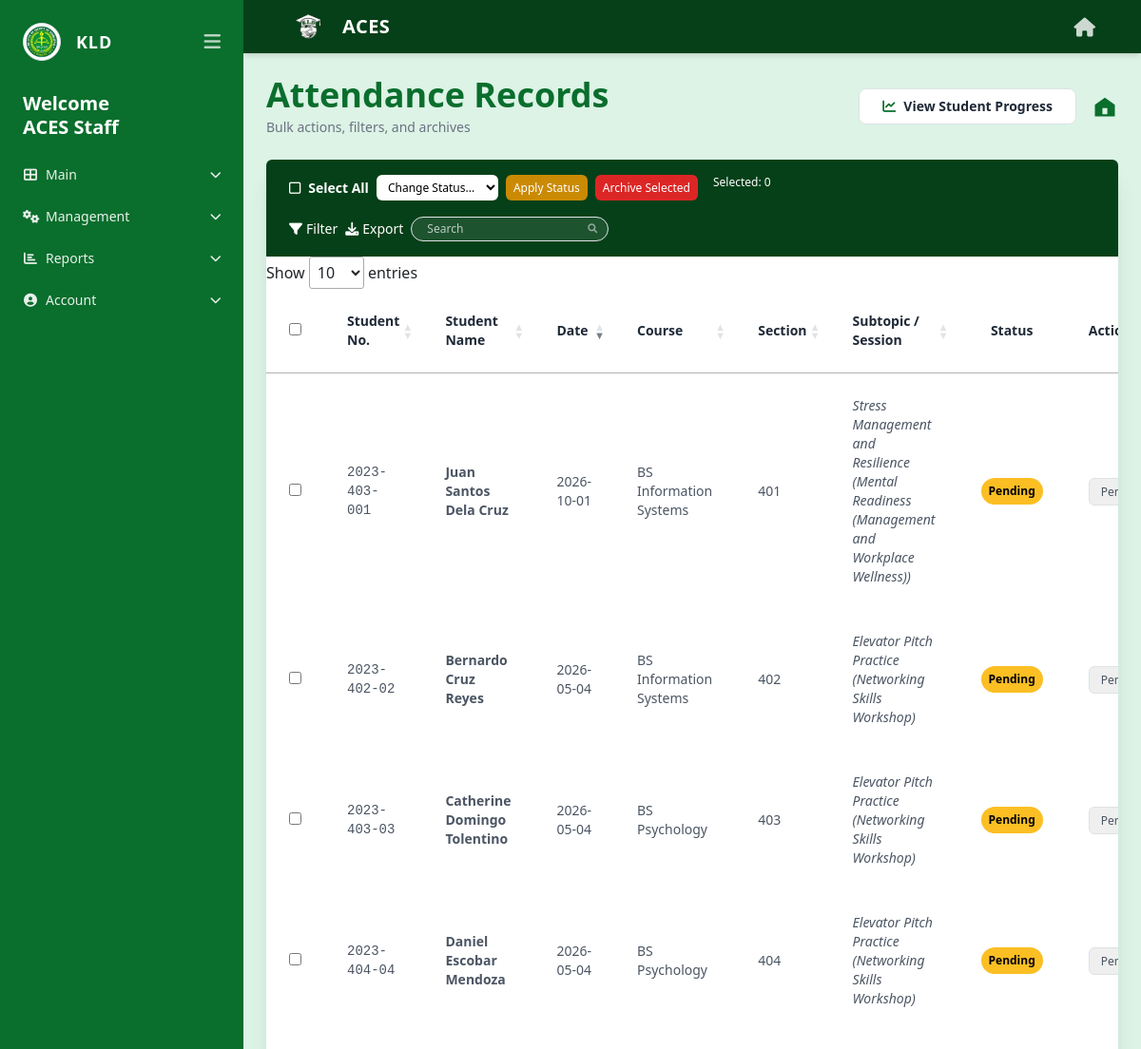
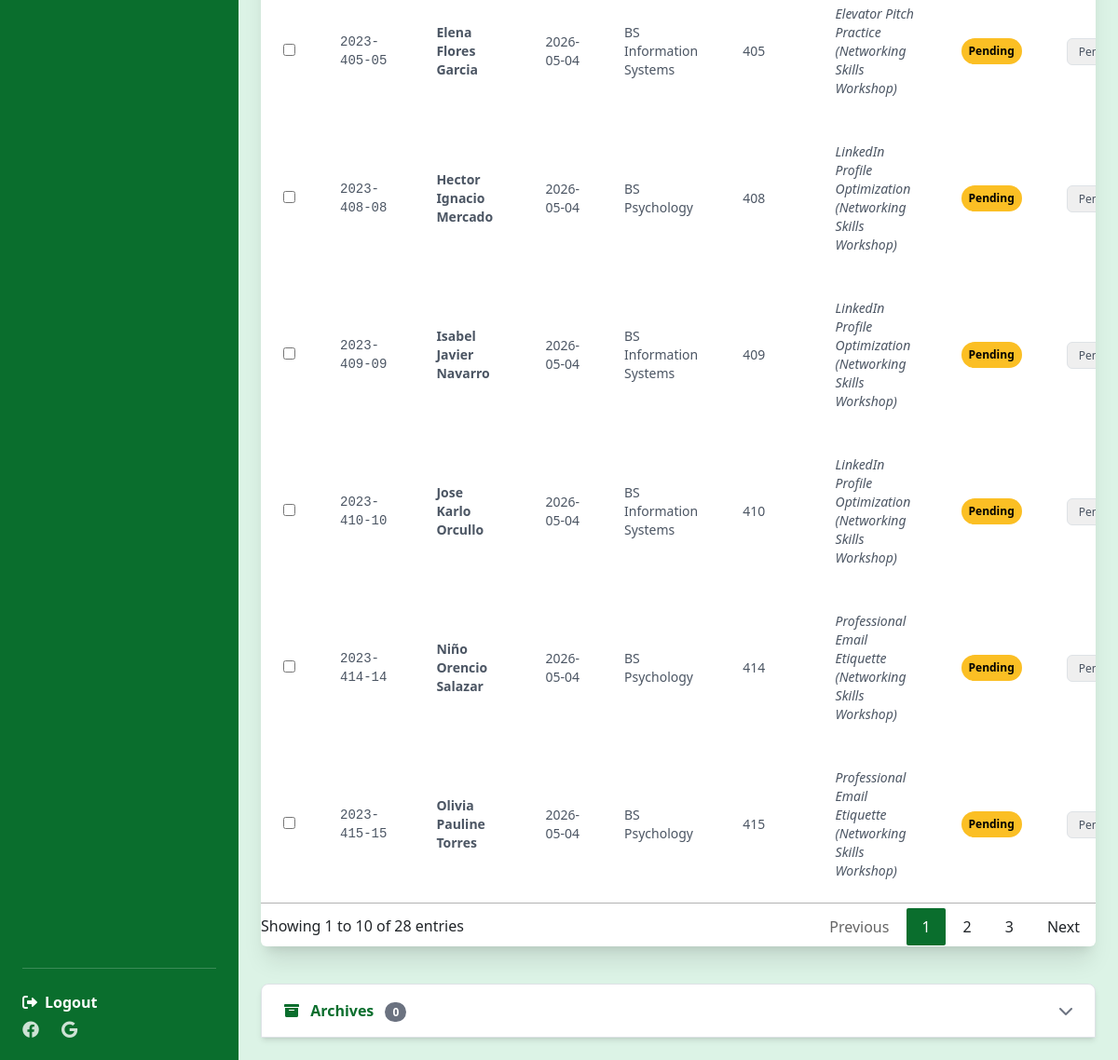
Screenshot of /staff/attendance.php (signed in) with the database file from the repository (2 pictures, top to bottom).
### tables this page shows
CREATE TABLE `users` (
  `user_id` int(11) NOT NULL AUTO_INCREMENT,
  `email` varchar(100) NOT NULL,
  `password_hash` varchar(255) NOT NULL,
  `is_verified` tinyint(1) NOT NULL DEFAULT 0,
  `verification_token` varchar(64) DEFAULT NULL,
  `verification_expires` datetime DEFAULT NULL,
  `reset_token` varchar(64) DEFAULT NULL,
  `reset_expires` datetime DEFAULT NULL,
  `full_name` varchar(100) NOT NULL,
  `role` enum('student','staff') NOT NULL,
  `staff_role` enum('admin','lead','viewer') DEFAULT 'viewer',
  `is_active` tinyint(1) NOT NULL DEFAULT 1,
  `created_by` int(11) DEFAULT NULL,
  `created_at` datetime DEFAULT current_timestamp(),
  PRIMARY KEY (`user_id`),
  UNIQUE KEY `email` (`email`),
  KEY `idx_staff_role` (`staff_role`)
);

CREATE TABLE `attendance` (
  `attendance_id` int(11) NOT NULL AUTO_INCREMENT,
  `student_id` varchar(50) NOT NULL,
  `session_id` int(11) NOT NULL,
  `subtopic_id` int(11) NOT NULL,
  `attendance_date` datetime DEFAULT current_timestamp(),
  `validated` tinyint(1) DEFAULT 0,
  `auto_generated` tinyint(1) NOT NULL DEFAULT 0,
  `recorded_by` int(11) NOT NULL,
  `is_deleted` tinyint(1) DEFAULT 0,
  `attendance_status` enum('pending','present','absent') DEFAULT 'pending',
  PRIMARY KEY (`attendance_id`),
  KEY `session_id` (`session_id`),
  KEY `subtopic_id` (`subtopic_id`),
  KEY `recorded_by` (`recorded_by`),
  KEY `student_id` (`student_id`,`session_id`,`subtopic_id`),
  CONSTRAINT `attendance_ibfk_1` FOREIGN KEY (`student_id`) REFERENCES `students` (`student_id`) ON DELETE CASCADE,
  CONSTRAINT `attendance_ibfk_2` FOREIGN KEY (`session_id`) REFERENCES `sessions` (`session_id`) ON DELETE CASCADE,
  CONSTRAINT `attendance_ibfk_3` FOREIGN KEY (`subtopic_id`) REFERENCES `subtopics` (`subtopic_id`) ON DELETE CASCADE,
  CONSTRAINT `attendance_ibfk_4` FOREIGN KEY (`recorded_by`) REFERENCES `users` (`user_id`)
);

CREATE TABLE `students` (
  `student_id` varchar(50) NOT NULL,
  `user_id` int(11) NOT NULL,
  `section` varchar(50) NOT NULL,
  `program` varchar(100) NOT NULL,
  `middle_name` varchar(50) DEFAULT NULL,
  `suffix` varchar(10) DEFAULT NULL,
  `telephone` varchar(20) DEFAULT NULL,
  `mobile` varchar(20) DEFAULT NULL,
  `username` varchar(50) DEFAULT NULL,
  `is_deleted` tinyint(1) DEFAULT 0,
  PRIMARY KEY (`student_id`),
  UNIQUE KEY `user_id` (`user_id`),
  UNIQUE KEY `username` (`username`),
  CONSTRAINT `students_ibfk_1` FOREIGN KEY (`user_id`) REFERENCES `users` (`user_id`) ON DELETE CASCADE
);

CREATE TABLE `subtopics` (
  `subtopic_id` int(11) NOT NULL AUTO_INCREMENT,
  `session_id` int(11) NOT NULL,
  `title` varchar(100) NOT NULL,
  `description` text DEFAULT NULL,
  `capacity` int(11) DEFAULT 30,
  `deadline` datetime DEFAULT NULL,
  `subtopic_date` date DEFAULT NULL,
  `subtopic_start_time` time DEFAULT NULL,
  `subtopic_end_time` time DEFAULT NULL,
  `subtopic_proctor` varchar(100) DEFAULT NULL,
  `subtopic_location` varchar(200) DEFAULT NULL,
  `is_required` tinyint(1) DEFAULT 0,
  `required_for` text DEFAULT NULL,
  `visible_for` text DEFAULT NULL,
  `visible_courses` text DEFAULT NULL,
  `required_courses` text DEFAULT NULL,
  `is_deleted` tinyint(1) DEFAULT 0,
  `attendance_type` enum('physical','module') DEFAULT 'physical',
  PRIMARY KEY (`subtopic_id`),
  KEY `session_id` (`session_id`),
  CONSTRAINT `subtopics_ibfk_1` FOREIGN KEY (`session_id`) REFERENCES `sessions` (`session_id`) ON DELETE CASCADE
);

CREATE TABLE `sessions` (
  `session_id` int(11) NOT NULL AUTO_INCREMENT,
  `title` varchar(100) NOT NULL,
  `phase` enum('Preparation','Pre-Employment','Career Fair') NOT NULL,
  `date` date NOT NULL,
  `start_time` time NOT NULL,
  `end_time` time NOT NULL,
  `description` text DEFAULT NULL,
  `created_by` int(11) NOT NULL,
  `proctor` varchar(100) DEFAULT 'TBA',
  `location` varchar(200) DEFAULT 'TBA',
  `is_deleted` tinyint(1) DEFAULT 0,
  `allow_multiple` tinyint(1) NOT NULL DEFAULT 0,
  PRIMARY KEY (`session_id`),
  KEY `created_by` (`created_by`),
  KEY `phase` (`phase`),
  CONSTRAINT `sessions_ibfk_1` FOREIGN KEY (`created_by`) REFERENCES `users` (`user_id`)
);

### staff/attendance.php (the view, shortened to what the rows shown need)
<?php
require_once __DIR__ . '/../includes/auth.php';
$stmt = $pdo->prepare("SELECT full_name FROM users WHERE user_id = ?");
$stmt->execute([$_SESSION['user_id']]);
$staff = $stmt->fetch();
$staff_name = $staff['full_name'];
?>
<!DOCTYPE html>
<html lang="en">
<head>
    <link href="https://cdn.jsdelivr.net/npm/bootstrap@5.3.0/dist/css/bootstrap.min.css" rel="stylesheet">
    <script src="https://cdn.tailwindcss.com"></script>
    <link rel="stylesheet" href="https://cdnjs.cloudflare.com/ajax/libs/font-awesome/6.0.0/css/all.min.css">
    <link rel="stylesheet" href="https://cdn.datatables.net/1.13.4/css/jquery.dataTables.min.css">
</head>
<body class="bg-[#dcf3e6] font-sans">
<div class="h-screen flex flex-col md:flex-row">
    <?php include '../includes/staff_sidebar.php'; ?>
    <div class="flex-1 flex flex-col overflow-hidden">
        <main class="flex-1 p-4 md:p-10 overflow-y-auto no-scrollbar">
            <div class="flex justify-between items-center mb-6">
                <div>
                    <h1 class="text-2xl md:text-4xl font-bold text-[#0a6e2d]">Attendance Records</h1>
                </div>
            </div>
            <div class="bg-white rounded shadow-xl overflow-hidden mb-10">
                <div class="overflow-x-auto">
                    <table id="attendanceTable" class="min-w-full bg-white text-left text-xs md:text-sm">
                        <thead>
                            <tr class="text-gray-800 font-bold border-b border-gray-100">
                                <th class="py-4 px-4 w-10"><input type="checkbox" id="selectAllCheckbox"></th>
                                <th class="py-4 px-4">Student No.</th>
                                <th class="py-4 px-4">Student Name</th>
                                <th class="py-4 px-4">Date</th>
                                <th class="py-4 px-4">Course</th>
                                <th class="py-4 px-4">Section</th>
                                <th class="py-4 px-4">Subtopic / Session</th>
                                <th class="py-4 px-4 text-center">Status</th>
                                <?php if (!isViewer()): ?>
                                <th class="py-4 px-4">Action</th>
                                <?php endif; ?>
                            </tr>
                        </thead>
                        <tbody class="text-gray-600">
                            <?php
                            $sql = "SELECT a.attendance_id, a.attendance_status, a.attendance_date,
                                           st.student_id, u.full_name, st.program, st.section,
                                           sub.title as subtopic_title, sess.title as session_title,
                                           sess.date as session_date
                                    FROM attendance a
                                    JOIN students st ON a.student_id = st.student_id
                                    JOIN users u ON st.user_id = u.user_id
                                    JOIN subtopics sub ON a.subtopic_id = sub.subtopic_id
                                    JOIN sessions sess ON a.session_id = sess.session_id
                                    WHERE a.is_deleted = 0";
                            $params = [];
                            $stmt = $pdo->prepare($sql);
                            $stmt->execute($params);
                            $attendances = $stmt->fetchAll();
                            ?>
                            <?php foreach ($attendances as $att): ?>
                                <tr class="border-b border-gray-50 hover:bg-gray-50 transition" data-id="<?= $att['attendance_id'] ?>">
                                    <td class="py-4 px-4 text-center"><input type="checkbox" class="row-checkbox" value="<?= $att['attendance_id'] ?>"></td>
                                    <td class="py-4 px-4 font-mono"><?= htmlspecialchars($att['student_id']) ?></td>
                                    <td class="py-4 px-4 font-semibold"><?= htmlspecialchars($att['full_name']) ?></td>
                                    <td class="py-4 px-4"><?= date('Y-m-d', strtotime($att['attendance_date'])) ?></td>
                                    <td class="py-4 px-4"><?= htmlspecialchars($att['program']) ?></td>
                                    <td class="py-4 px-4"><?= htmlspecialchars($att['section']) ?></td>
                                    <td class="py-4 px-4 italic"><?= htmlspecialchars($att['subtopic_title']) ?> (<?= htmlspecialchars($att['session_title']) ?>)</td>
                                    <td class="py-4 px-4 text-center"><span class="status-badge status-<?= $att['attendance_status'] ?>"><?= ucfirst($att['attendance_status']) ?></span></td>
                                    <?php if (!isViewer()): ?>
                                    <td class="py-4 px-4">
                                        <form method="POST" class="inline">
                                            <select name="status" class="text-xs border rounded px-2 py-1" onchange="this.form.submit()">
                                                <option value="pending" <?= $att['attendance_status'] == 'pending' ? 'selected' : '' ?>>Pending</option>
                                            </select>
                                        </form>
                                    </td>
                                    <?php endif; ?>
                                </tr>
                            <?php endforeach; ?>
                        </tbody>
                    </table>
                </div>
            </div>
        </main>
    </div>
</div>
</body>
</html>

### includes/staff_sidebar.php (shortened to what the rows shown need)
<aside id="staffSidebar" class="hidden md:flex w-64 bg-[#0a6e2d] text-white flex-col justify-between p-4 shrink-0 h-full transition-all duration-300 overflow-hidden">
    <div>
        <div class="mb-6 sidebar-text">
            <h2 class="text-xl font-bold leading-tight">Welcome<br><?= htmlspecialchars($staff_name) ?></h2>
        </div>
    </div>
</aside>

### rows the page displays
users: full_name "ACES Staff"
attendance: student.student_id "2023-402-02", users.full_name "Bernardo Cruz Reyes", attendance_date "2026-05-04", student.program "BS Information Systems", student.section "402", subtopic.title "Elevator Pitch Practice", session.title "Networking Skills Workshop", attendance_status "Pending", status "Pending"
attendance: student.student_id "2023-403-03", users.full_name "Catherine Domingo Tolentino", attendance_date "2026-05-04", student.program "BS Psychology", student.section "403", subtopic.title "Elevator Pitch Practice", session.title "Networking Skills Workshop", attendance_status "Pending", status "Pending"
attendance: student.student_id "2023-404-04", users.full_name "Daniel Escobar Mendoza", attendance_date "2026-05-04", student.program "BS Psychology", student.section "404", subtopic.title "Elevator Pitch Practice", session.title "Networking Skills Workshop", attendance_status "Pending", status "Pending"
attendance: student.student_id "2023-405-05", users.full_name "Elena Flores Garcia", attendance_date "2026-05-04", student.program "BS Information Systems", student.section "405", subtopic.title "Elevator Pitch Practice", session.title "Networking Skills Workshop", attendance_status "Pending", status "Pending"
attendance: student.student_id "2023-408-08", users.full_name "Hector Ignacio Mercado", attendance_date "2026-05-04", student.program "BS Psychology", student.section "408", subtopic.title "LinkedIn Profile Optimization", session.title "Networking Skills Workshop", attendance_status "Pending", status "Pending"
attendance: student.student_id "2023-409-09", users.full_name "Isabel Javier Navarro", attendance_date "2026-05-04", student.program "BS Information Systems", student.section "409", subtopic.title "LinkedIn Profile Optimization", session.title "Networking Skills Workshop", attendance_status "Pending", status "Pending"
attendance: student.student_id "2023-410-10", users.full_name "Jose Karlo Orcullo", attendance_date "2026-05-04", student.program "BS Information Systems", student.section "410", subtopic.title "LinkedIn Profile Optimization", session.title "Networking Skills Workshop", attendance_status "Pending", status "Pending"
attendance: student.student_id "2023-414-14", users.full_name "Niño Orencio Salazar", attendance_date "2026-05-04", student.program "BS Psychology", student.section "414", subtopic.title "Professional Email Etiquette", session.title "Networking Skills Workshop", attendance_status "Pending", status "Pending"
attendance: student.student_id "2023-415-15", users.full_name "Olivia Pauline Torres", attendance_date "2026-05-04", student.program "BS Psychology", student.section "415", subtopic.title "Professional Email Etiquette", session.title "Networking Skills Workshop", attendance_status "Pending", status "Pending"
attendance: student.student_id "2023-403-001", users.full_name "Juan Santos Dela Cruz", attendance_date "2026-10-01", student.program "BS Information Systems", student.section "401", subtopic.title "Stress Management and Resilience", session.title "Mental Readiness (Management and Workplace Wellness)", attendance_status "Pending", status "Pending"
